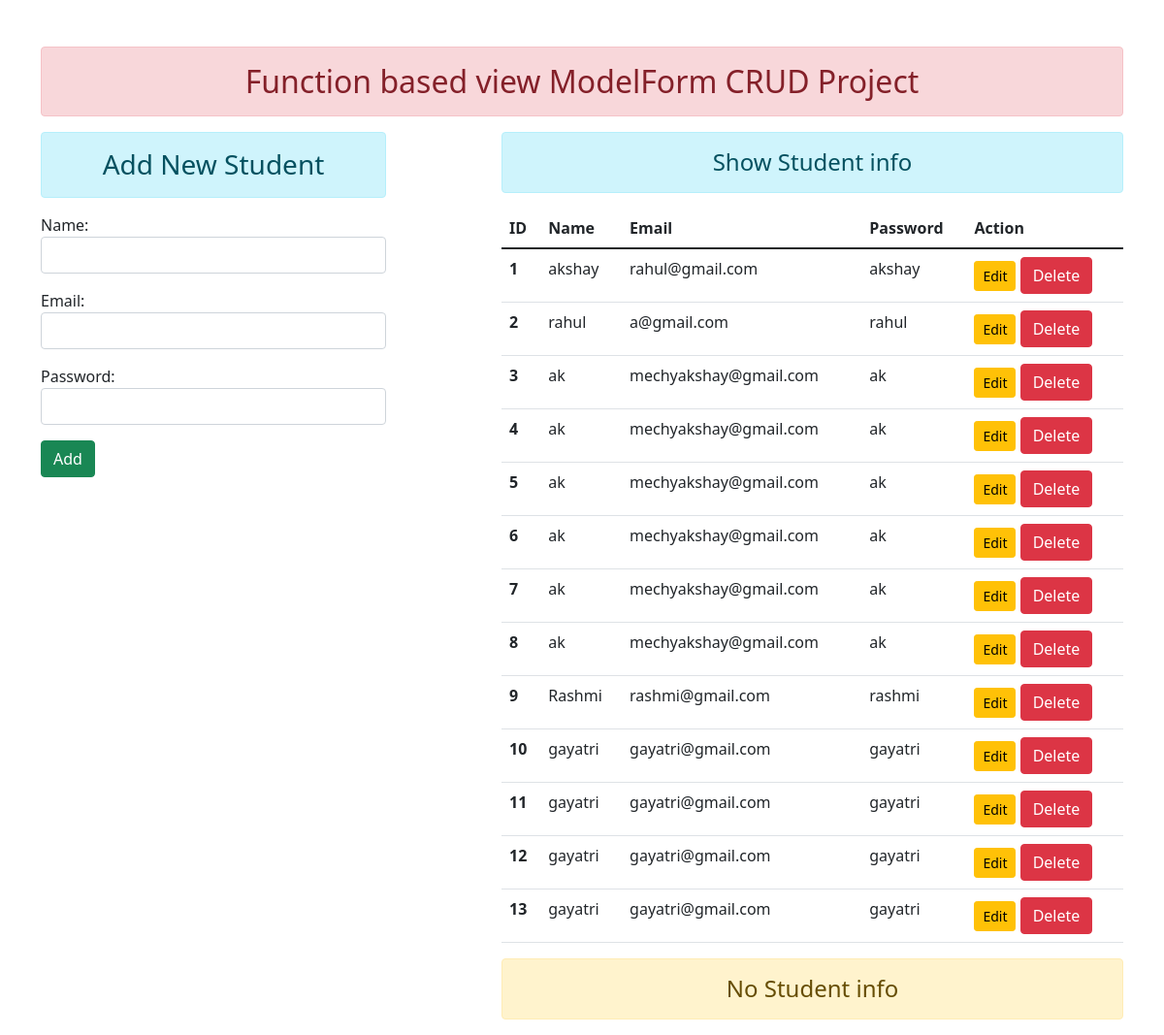
The page / on the database its author committed.
### enroll/models.py (models this page shows)
class User(models.Model):
    name=models.CharField(max_length=70)
    email=models.EmailField(max_length=70)
    password=models.CharField(max_length=70)

### enroll/views.py (the view)
# urls.py: path('', views.addshow, name='addandshow'),
def addshow(request):
    if request.method=='POST':
     fm=Studentinfo(request.POST)
     if fm.is_valid():
         fm.save()
         fm=Studentinfo()
    else:
     fm=Studentinfo()
    stud=User.objects.all()
    return render(request, 'enroll/addandshow.html', {'form': fm, 'stu':stud})

### enroll/forms.py
class Studentinfo(forms.ModelForm):
    class Meta:
        model=User
        fields=['name','email','password']
        widgets={
            'name':forms.TextInput(attrs={'class':'form-control'}),
            'email':forms.EmailInput(attrs={'class':'form-control'}),
            'password':forms.PasswordInput(render_value=True, attrs={'class':'form-control'}),
        }

### enroll/templates/enroll/addandshow.html (shortened to what this page needs)
{% extends 'enroll/base.html' %}
{% block content %}
<div class="row">
     <div class="col-sm-4">
        <h3 class="text-center alert alert-info "> Add New Student </h3>
        <form action="" method="POST">
            {{form.as_p}}
         <input type="submit" class="btn btn-success" value="Add">
        </form>
     </div>
     <div class="col-sm-7 offset-1">
        <h4 class="text-center alert alert-info "> Show Student info </h4>
        {% if stu %}
        <table class="table table-hover">
            <thead>
                <tr>
                    <th scope="col">ID</th>
                    <th scope="col">Name</th>
                    <th scope="col">Email</th>
                    <th scope="col">Password</th>
                    <th scope="col">Action</th>
                </tr>
            </thead>
            <tbody>
                {% for st in stu %}
                    <tr>
                        <th scope="row">{{st.id}}</th>
                        <td>{{st.name}}</td>
                        <td>{{st.email}}</td>
                        <td>{{st.password}}</td>
                        <td>
                            <a href="{% url 'updatedata' st.id %}" class=" btn btn-warning btn-sm">Edit</a>
                            <form action="{% url 'deletedata' st.id %}" method="post" class= "d-inline">
                                <input type="submit" class="btn btn-danger" value="Delete">
                            </form>
                        </td>
                    </tr>
                {% endfor %}
            </tbody>
          </table>
        <h4 class="text-center alert alert-warning "> No Student info </h4>
        {% endif %}
     </div>
</div>
{% endblock content %}

### enroll/templates/enroll/base.html (shortened to what this page needs)
<!DOCTYPE html>
{% load static %}
<html lang="en">
<head>
    <link rel="stylesheet" href="{% static 'enroll/css/bootstrap.css' %}">
</head>
<body>
    <div class= "container mt-5">
        <h2 class= "text-center alert alert-danger" >
            Function based view ModelForm CRUD Project
        </h2>
        {% block content %} {% endblock content %}
    </div>
</body>
</html>

### rows shown on the page
User: id "1", name "akshay", email "rahul@gmail.com", password "akshay"
User: id "2", name "rahul", email "a@gmail.com", password "rahul"
User: id "3", name "ak", email "mechyakshay@gmail.com", password "ak"
User: id "4", name "ak", email "mechyakshay@gmail.com", password "ak"
User: id "5", name "ak", email "mechyakshay@gmail.com", password "ak"
User: id "6", name "ak", email "mechyakshay@gmail.com", password "ak"
User: id "7", name "ak", email "mechyakshay@gmail.com", password "ak"
User: id "8", name "ak", email "mechyakshay@gmail.com", password "ak"
User: id "9", name "Rashmi", email "rashmi@gmail.com", password "rashmi"
User: id "10", name "gayatri", email "gayatri@gmail.com", password "gayatri"
User: id "11", name "gayatri", email "gayatri@gmail.com", password "gayatri"
User: id "12", name "gayatri", email "gayatri@gmail.com", password "gayatri"
User: id "13", name "gayatri", email "gayatri@gmail.com", password "gayatri"
